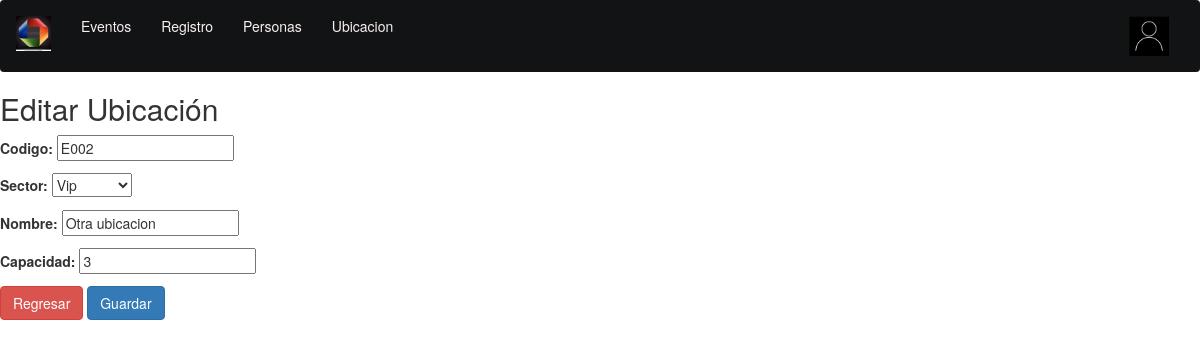
Page /ubicacion/ubicacion/update/2/ on the committed database.
### ubicacion/models.py (models this page shows, shortened)
class Ubicacion(models.Model):
    id=models.AutoField(primary_key=True)
    codigo=models.CharField(max_length=5)
    zona=[
        ('V', 'Vip'),
        ('G', 'Gold'),
        ('P', 'Platinium'),
        ('G', 'General')]
    sector=models.CharField(max_length=1, choices=zona, default='V')
    nombre=models.CharField(max_length=30)
    capacidad=models.PositiveSmallIntegerField()

### ubicacion/views.py (the view)
# urls.py: path('ubicacion/update/<int:pk>/', views.UbicacionUpdateView.as_view(), name='ubicacion_update'),
class UbicacionUpdateView(UpdateView):
    model = Ubicacion
    template_name = 'ubicacion/ubicacion_create.html'
    fields = ['codigo', 'sector', 'nombre', 'capacidad']
    def get_context_data(self, **kwargs):
        context = super().get_context_data(**kwargs)
        context['edit'] = True
        return context

### poli/templates/ubicacion/ubicacion_create.html (shortened to what this page needs)
{% extends 'base/base.html' %}
{% block content %}
    <h2>
        {% if not edit %}
           Crear Ubicación
        {% else %}
            Editar Ubicación
        {% endif %}
    </h2>
    <form method="post">
        {{ form.as_p }}
        <div class="float-right">
            <a href="{% url 'ubicacion:home' %}" class="btn btn-danger">Regresar</a>
            <button class="btn btn-primary" type="submit">Guardar</button>
        </div>
    </form>
{% endblock %}

### rows in the picture
Ubicacion: codigo "E002", sector "Vip", nombre "Otra ubicacion", capacidad "3"
